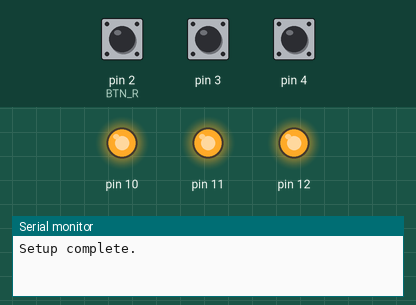
Recording of a sketch running on a simulated Arduino Uno, built with avr-gcc and run on an emulated ATmega328P. Shown: output pins drawn as LEDs (lit = HIGH), the last lines printed to the serial monitor. Inputs (shaded band) come from the test bench; at power-on: pin 2 (BTN_R) HIGH, pin 3 HIGH, pin 4 HIGH.

Above: at 1.2 s.
1.3 s: pin 2 (BTN_R) pulled LOW for 0.15 s
2.9 s: pin 3 pulled LOW for 0.15 s
4.5 s: pin 4 pulsed LOW 5 times (0.12 s each, 0.3 s apart)
At 5.68 s:
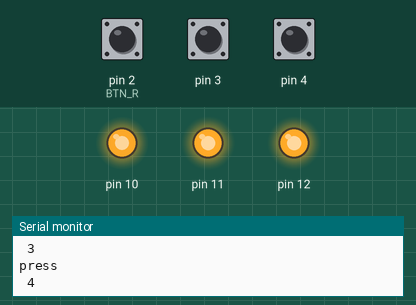
7.5 s: pin 4 pulled LOW for 0.15 s
At 8.6 s:
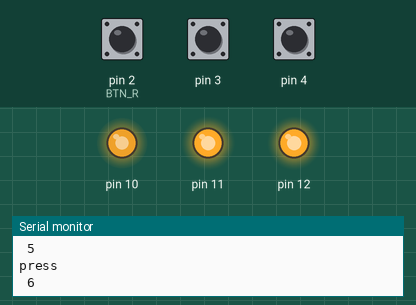
9.1 s: pin 4 pulled LOW for 1 s
At 9.8 s:
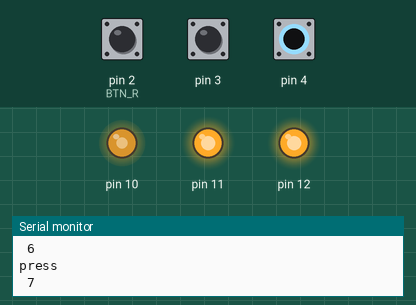
Timing chart, 0 to 12.1 s (numbered marks = the images above; inputs shaded):
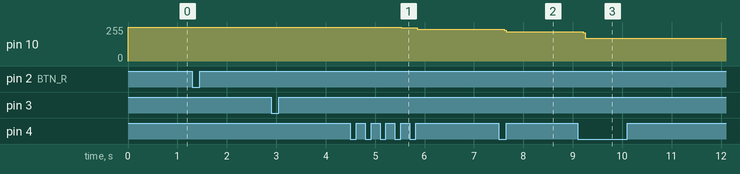

Measured:
- after the input at 4.5 s, pin 10: 255/255 → 248/255 after 1.0 s, → 239/255 0.32 s later
- after the input at 7.5 s, pin 10: 239/255 → 219/255 after 0.11 s
- after the input at 9.1 s, pin 10: 219/255 → 170/255 after 0.11 s

The sketch:

rgbsnake.ino
```cpp
#define BTN_R 2
#define BTN_G 3
#define BTN_B 4

struct Button {
  Button(uint8_t pin) : pin(pin), state(0), mark(0) { pinMode(pin, INPUT_PULLUP); }
  uint8_t pin;
  uint8_t state;
  uint16_t mark;
  bool handle();
};

struct Channel {
  Channel(Button b, uint8_t pin) : b(b), pin(pin), level(0), state(0), counter(0), mark(0) {
    pinMode(pin, OUTPUT);
    digitalWrite(pin, HIGH);
  }
  Button b;

  uint8_t pin, level;
  volatile uint8_t state, counter;
  uint16_t mark;
  void loop();
  void tick() {
    switch(state) {
      case 0: if(level==0) { return; }; counter = (1<<level-1); state=1; digitalWrite(pin, LOW);
      case 1: if(!counter) state=2; else { counter--; break; }
      case 2: counter = 256-(1<<level); state=3; digitalWrite(pin, HIGH);
      case 3: if(!counter) state=0; else counter--; break;
    }
  }
};

Button btn_red = Button(BTN_R), btn_green = Button(BTN_G), btn_blue = Button(BTN_B);
Channel red(btn_red, 12), blue(btn_blue, 10), green(btn_green, 11);

ISR(TIMER1_COMPA_vect){
  red.tick();
  green.tick();
  blue.tick();
}

void setup() {
  Serial.begin(115200);
  Serial.println("Setup complete.");

  TCCR1A = 0;
  TCCR1B = _BV(WGM12) | _BV(CS10);
  OCR1AL = 255;
  OCR1AH = 0;
  TIMSK1 |= _BV(OCIE1A);
}

void loop() {
  red.loop();
  green.loop();
  blue.loop();
}

bool Button::handle() {
  uint8_t btn = !digitalRead(pin);
  switch(state) {
    case 0:
      if(btn) { state=1; mark = millis(); }
      return 0;
    case 1:
      if(!btn) { state = 0; return 0; }
      if(mark + 100 <= millis()) {
        state = 2;
        return 1;
      }
      return 0;
     case 2:
      if(!btn) { state = 0; }
      return 0;
  }
}

void Channel::loop() {
  uint16_t time = millis();
  if(b.handle()) {
    Serial.println("press");
    level = (level+1)%9;
    Serial.print(" "); Serial.println(level);
  }
}
```
